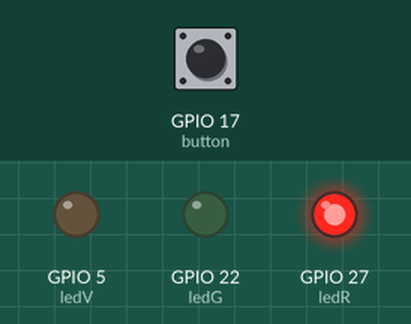
A program run on a simulated Raspberry Pi (BCM pin numbers). On the bench: output pins drawn as LEDs (lit = HIGH). Inputs (shaded band) come from the test bench; at power-on: GPIO 17 (button) HIGH.

Above: at 2.5 s.
At 7.5 s:
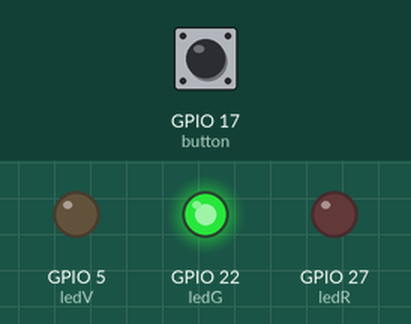
At 12.5 s:
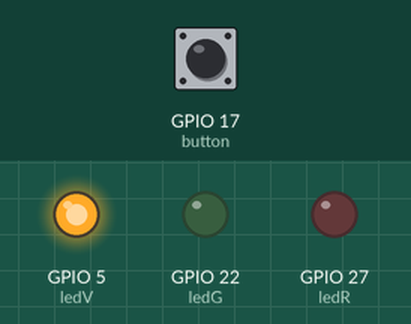
Timing chart, 0 to 19.5 s (numbered marks = the images above):
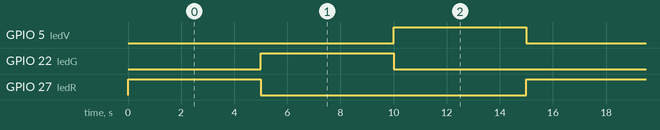

Measured:
- by itself, GPIO 5 (ledV), GPIO 22 (ledG), GPIO 27 (ledR): alternates HIGH for 5.0 s and LOW for 10.0 s
- by itself, everything shown: repeats every 15.0 s, in 3 steps

The program:

semaforo_con_bottone.py
```python
from gpiozero import LED,Button
from time import sleep

button=Button(17)

ledR=LED(27)
ledG=LED(22)
ledV=LED(5)

def controllo(fl):
    if(fl==True):
        return 2
    return 5

#print(button.wait_for_press())
x=False
while True:


    if x==True:
        y=2
    else:
        y=5
    ledR.on()
    sleep(y)


    ledR.off()
    ledG.on()
    sleep(y)

    ledG.off()
    ledV.on()
    x=False
    while sleep(y):
        print('hola')
        x=button.wait_for_press()
        print('ciao')

    ledV.off()
```
